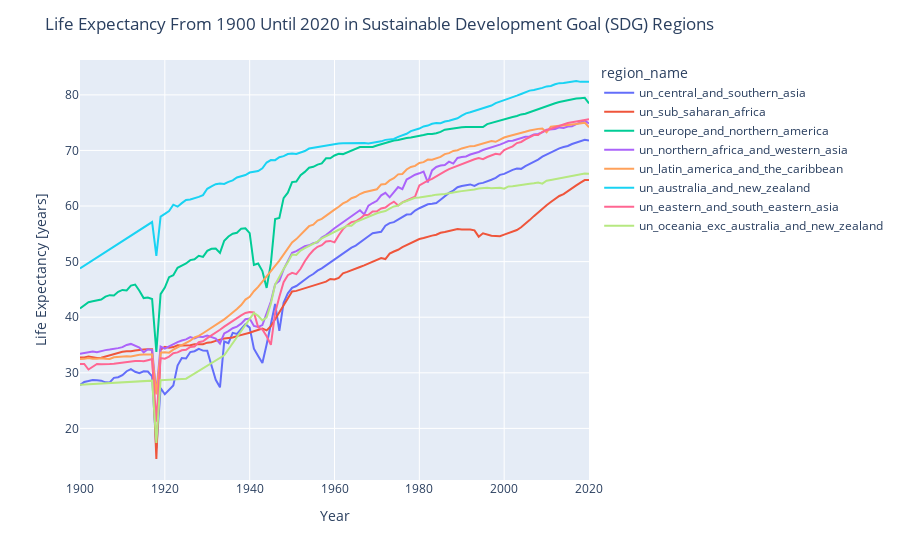

Notebook source saved alongside this figure:
### Code cell
# plot years from 1900 to 2020
fig1 = px.line(region_means_clean.loc[1900:2020])
fig1.update_layout(
    title='Life Expectancy From 1900 Until 2020 in Sustainable Development Goal (SDG) Regions',
    yaxis_title='Life Expectancy [years]',
    xaxis_title='Year')
fig1.show()
